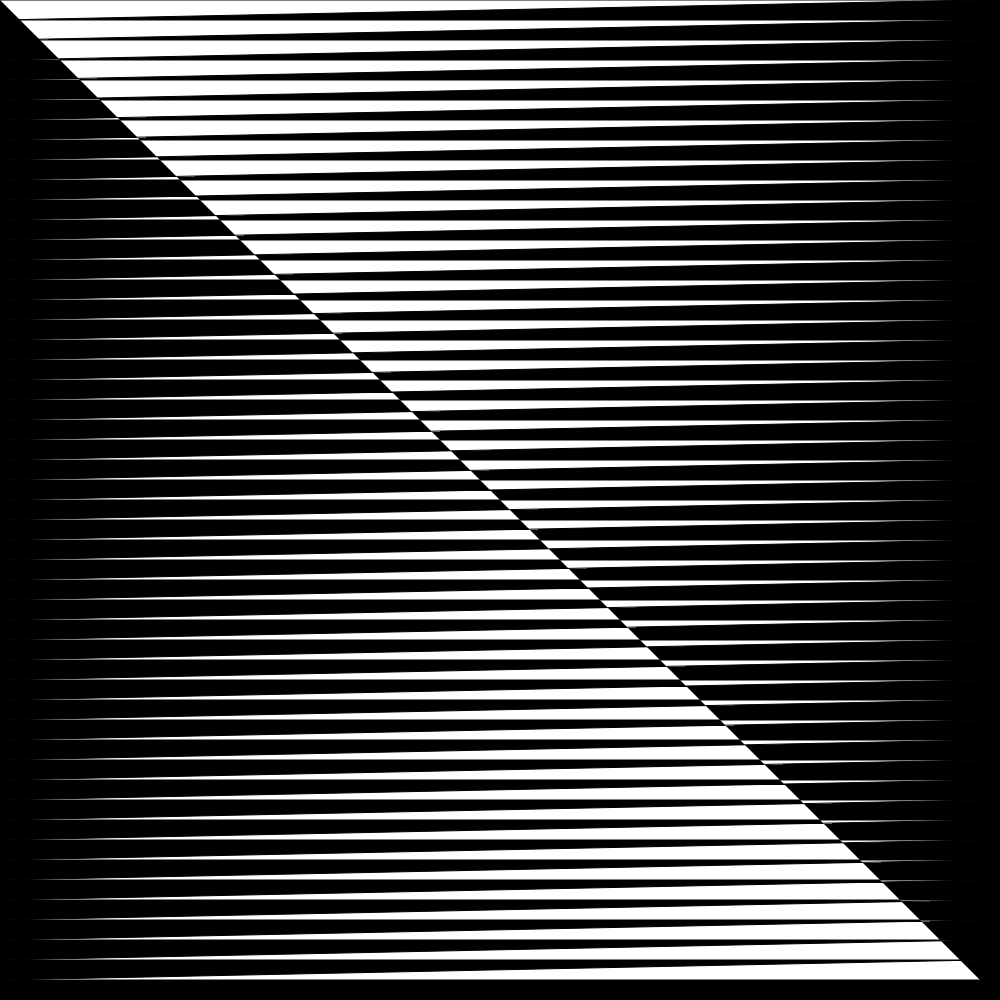
Frame 1 (no input)
Frame 60 (no input): identical to frame 1, image omitted
Frame 120 (the mouse pressed at the canvas centre since frame 60): identical to frame 1, image omitted

The p5.js sketch that drew this single still picture (run headless with seeded random() and noise() and a simulated clock; from frame 60 on, the mouse is pressed at the canvas centre):

// p5.js sketch
// ── sketch.js
function setup() {
  const dim = min(innerWidth, innerHeight);
  createCanvas(dim, dim);
}

function draw() {
  background(0);

  const stepSize = 20;
  beginShape();
  for (let y = 0; y < height; y += stepSize) {
    for (let x = 0; x < width; x += stepSize) {
      vertex(x, y);
    }
  }
  endShape();
}

// ── style.css
* {
    margin: 0;
    padding: 0;
    box-sizing: border-box;
}

body {
    display: grid;
    place-items: center;
    min-height: 100vh;
}

canvas {
    display: block;
}
